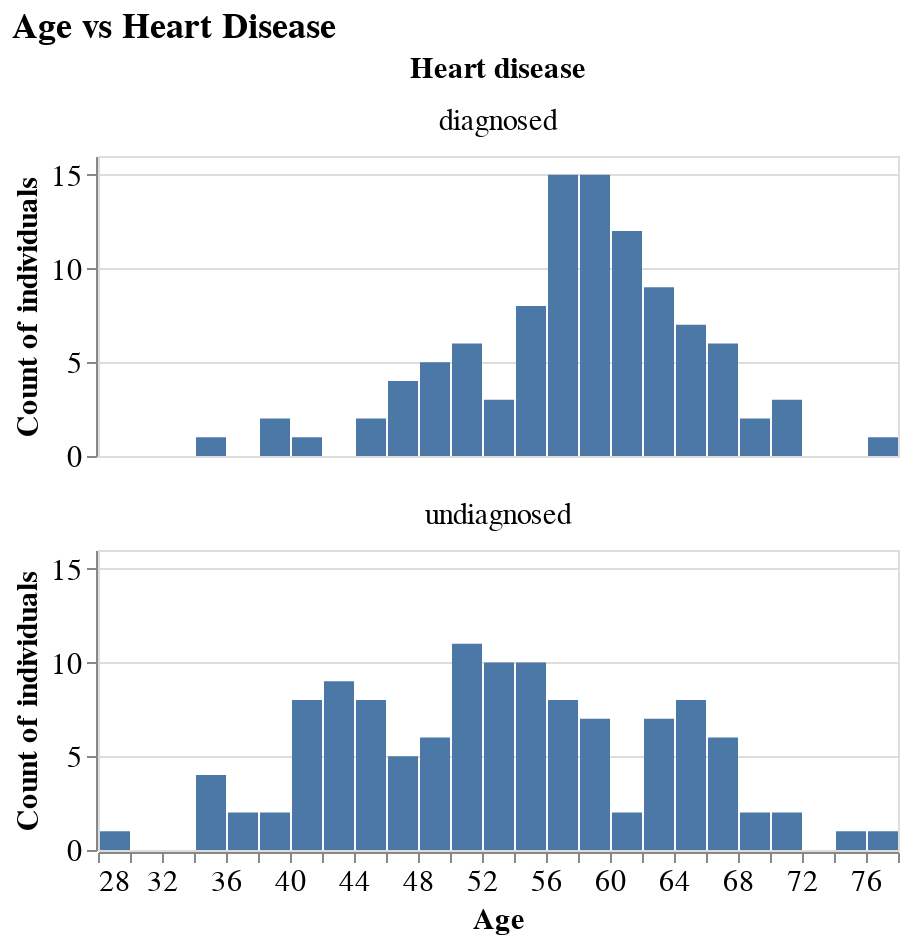

Notebook source saved alongside this figure:
### Code cell
age_hist = (alt.Chart()
            .mark_bar()
            .encode(
                x=alt.X("age", title="Age", bin=alt.Bin(maxbins=30)),
                y=alt.Y("count()", title="Count of individuals", stack=False),
            )
            .properties(height=150, width=400)
           )
age_hist_facet = (age_hist
                  .facet(
                      facet=alt.Facet("heart_disease", title="Heart disease", header=alt.Header(labelFontSize=15, titleFontSize=15)),
                      data=hd_train,
                      columns=1,
                      title='Age vs Heart Disease'
                  )
                 )
age_hist_facet

### Figure 1 — Vega-Lite specification as saved in the notebook (floating-point values rounded to 4 significant figures; data arrays with more than 128 entries replaced by an {"elided": "..."} marker saying what was removed)
{"config": {"view": {"height": 300, "width": 300}, "title": {"fontSize": 18}, "axisX": {"labelFontSize": 15, "titleFontSize": 15}, "axisY": {"labelFontSize": 15, "titleFontSize": 15}, "legend": {"labelFontSize": 15, "titleFontSize": 15}}, "data": {"name": "data-e34df536b0d75814b6f43aa19ae04b85"}, "facet": {"field": "heart_disease", "header": {"labelFontSize": 15, "titleFontSize": 15}, "title": "Heart disease", "type": "nominal"}, "spec": {"mark": "bar", "encoding": {"x": {"bin": {"maxbins": 30}, "field": "age", "title": "Age", "type": "quantitative"}, "y": {"aggregate": "count", "stack": false, "title": "Count of individuals", "type": "quantitative"}}, "height": 150, "width": 400}, "columns": 1, "title": "Age vs Heart Disease", "$schema": "https://vega.github.io/schema/vega-lite/v4.17.0.json", "datasets": {"data-e34df536b0d75814b6f43aa19ae04b85": {"elided": "222 records"}}}
